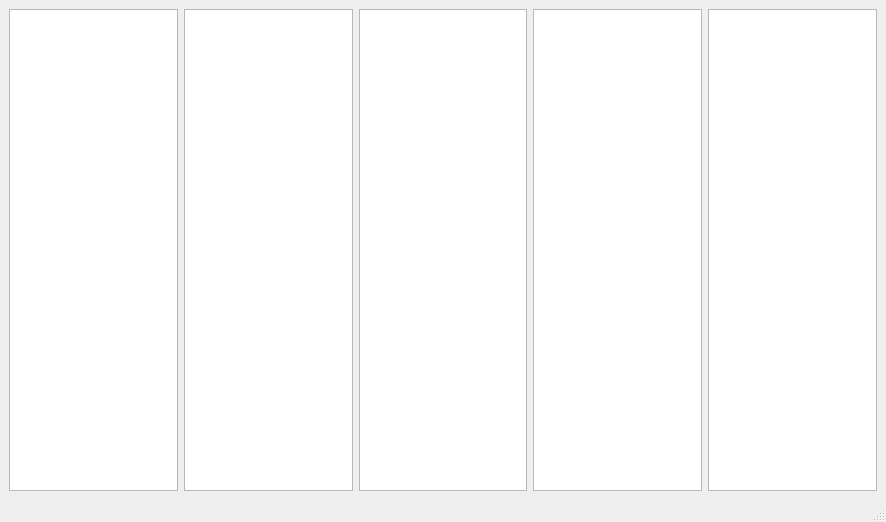
<?xml version="1.0" encoding="UTF-8"?>
<ui version="4.0">
 <class>MainWindow</class>
 <widget class="QMainWindow" name="MainWindow">
  <property name="geometry">
   <rect>
    <x>0</x>
    <y>0</y>
    <width>886</width>
    <height>522</height>
   </rect>
  </property>
  <property name="windowTitle">
   <string>MainWindow</string>
  </property>
  <widget class="QWidget" name="centralwidget">
   <layout class="QHBoxLayout" name="horizontalLayout">
    <item>
     <widget class="QGraphicsView" name="graphicsView_1"/>
    </item>
    <item>
     <widget class="QGraphicsView" name="graphicsView_2"/>
    </item>
    <item>
     <widget class="QGraphicsView" name="graphicsView_3"/>
    </item>
    <item>
     <widget class="QGraphicsView" name="graphicsView_4"/>
    </item>
    <item>
     <widget class="QGraphicsView" name="graphicsView_5"/>
    </item>
   </layout>
  </widget>
  <widget class="QStatusBar" name="statusbar"/>
 </widget>
 <resources/>
 <connections/>
</ui>
